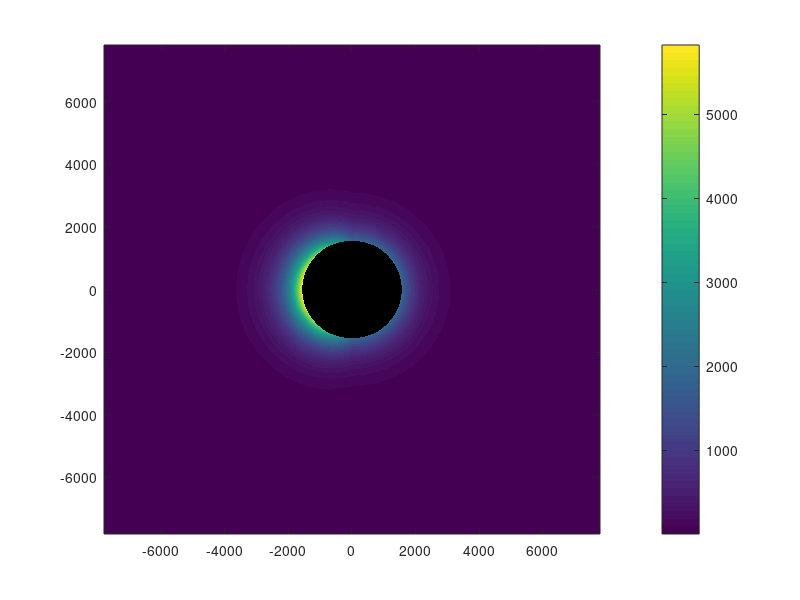

Here is the MATLAB script that generated this plot: (Note: this script raises an error after producing the figure.)
R_E = 1560e3;     % Europa radius (m)
n10 = 4e7;
hs1 = 100e3;
n20 = 1e6;
hs2 = 500e3;

x_plane = 0;    % slice plane coordinate
z_plane = 0;
% choose which plane you want:
% --- x-y plane example ---
x_range = linspace(-5*R_E, 5*R_E, 1000);
y_range = linspace(-5*R_E, 5*R_E, 1000);
[X, Y] = meshgrid(x_range, y_range);
Z = z_plane * ones(size(X));

% distance and mask
r_mag = sqrt(X.^2 + Y.^2 + Z.^2);
mask = (r_mag >= R_E);

% compute azimuth phi in (-pi, pi]
phis = atan2(Y, X) + pi;
phis = mod(phis + pi, 2*pi) - pi;

% base density everywhere (vectorized)
baseN = n10 .* exp((-r_mag - R_E)/hs1) + n20 .* exp((-r_mag - R_E)/hs2);

% apply the angular enhancement for |phi| <= pi/2
halfPlane = abs(phis) <= pi/2;   % picks +/-90° around +x (or around -x if you shifted)
N_n = NaN(size(r_mag));         % NaN inside the body automatically

% combined mask for valid points
applyMask = mask & halfPlane;
N_n(mask) = baseN(mask);                     % default where outside body
N_n(applyMask) = (1 + 2 .* cos(phis(applyMask))) .* baseN(applyMask);

% optionally prevent negative values if (1+2*cos) can go negative
N_n(N_n < 0) = 0;

figure;
imagesc(x_range/1e3, y_range/1e3, N_n);
set(gca,'YDir','normal');
cb = colorbar; cb.Label.String = 'parts/cm^-3';
xlabel('x (km)'); ylabel('y (km)');
title('Europa Neutral Density Distribution');